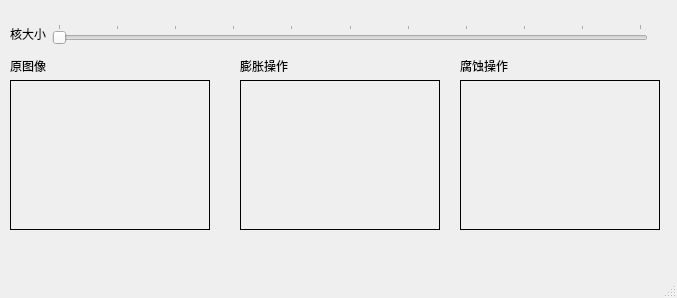
<?xml version="1.0" encoding="UTF-8"?>
<ui version="4.0">
 <class>MainWindow</class>
 <widget class="QMainWindow" name="MainWindow">
  <property name="geometry">
   <rect>
    <x>0</x>
    <y>0</y>
    <width>677</width>
    <height>298</height>
   </rect>
  </property>
  <property name="windowTitle">
   <string>MainWindow</string>
  </property>
  <widget class="QWidget" name="centralwidget">
   <widget class="QLabel" name="label_srcImg">
    <property name="geometry">
     <rect>
      <x>10</x>
      <y>80</y>
      <width>200</width>
      <height>150</height>
     </rect>
    </property>
    <property name="frameShape">
     <enum>QFrame::Box</enum>
    </property>
    <property name="text">
     <string/>
    </property>
   </widget>
   <widget class="QLabel" name="label_erosionImg">
    <property name="geometry">
     <rect>
      <x>460</x>
      <y>80</y>
      <width>200</width>
      <height>150</height>
     </rect>
    </property>
    <property name="frameShape">
     <enum>QFrame::Box</enum>
    </property>
    <property name="text">
     <string/>
    </property>
   </widget>
   <widget class="QLabel" name="label_dilationImg">
    <property name="geometry">
     <rect>
      <x>240</x>
      <y>80</y>
      <width>200</width>
      <height>150</height>
     </rect>
    </property>
    <property name="frameShape">
     <enum>QFrame::Box</enum>
    </property>
    <property name="text">
     <string/>
    </property>
   </widget>
   <widget class="QLabel" name="label_src">
    <property name="geometry">
     <rect>
      <x>10</x>
      <y>60</y>
      <width>54</width>
      <height>12</height>
     </rect>
    </property>
    <property name="text">
     <string>原图像</string>
    </property>
   </widget>
   <widget class="QLabel" name="label_erosion">
    <property name="geometry">
     <rect>
      <x>460</x>
      <y>60</y>
      <width>54</width>
      <height>12</height>
     </rect>
    </property>
    <property name="text">
     <string>腐蚀操作</string>
    </property>
   </widget>
   <widget class="QLabel" name="label_dilation">
    <property name="geometry">
     <rect>
      <x>240</x>
      <y>60</y>
      <width>54</width>
      <height>12</height>
     </rect>
    </property>
    <property name="text">
     <string>膨胀操作</string>
    </property>
   </widget>
   <widget class="QWidget" name="">
    <property name="geometry">
     <rect>
      <x>10</x>
      <y>20</y>
      <width>651</width>
      <height>29</height>
     </rect>
    </property>
    <layout class="QGridLayout" name="gridLayout">
     <item row="0" column="0">
      <widget class="QLabel" name="label_kernel">
       <property name="text">
        <string>核大小</string>
       </property>
      </widget>
     </item>
     <item row="0" column="1">
      <widget class="QSlider" name="hSlider_kernelSize">
       <property name="maximum">
        <number>10</number>
       </property>
       <property name="pageStep">
        <number>1</number>
       </property>
       <property name="orientation">
        <enum>Qt::Horizontal</enum>
       </property>
       <property name="tickPosition">
        <enum>QSlider::TicksAbove</enum>
       </property>
       <property name="tickInterval">
        <number>1</number>
       </property>
      </widget>
     </item>
     <item row="0" column="2">
      <widget class="QLabel" name="label_kernelValue">
       <property name="text">
        <string/>
       </property>
      </widget>
     </item>
    </layout>
   </widget>
  </widget>
  <widget class="QMenuBar" name="menubar">
   <property name="geometry">
    <rect>
     <x>0</x>
     <y>0</y>
     <width>677</width>
     <height>23</height>
    </rect>
   </property>
  </widget>
  <widget class="QStatusBar" name="statusbar"/>
 </widget>
 <resources/>
 <connections/>
</ui>
